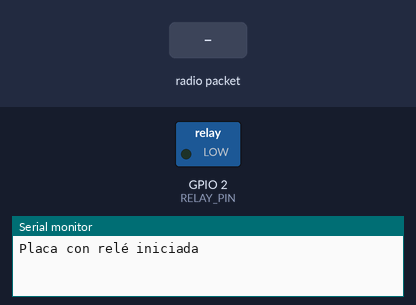
Recording of a sketch running on a simulated ESP32. Parts: switched loads named in the sketch (green lamp = pin HIGH), the last lines printed to the serial monitor. The test bench sets the inputs (shaded band).

Above: at 1.2 s.
1.3 s: radio packet "change" arrives
At 2.5 s:
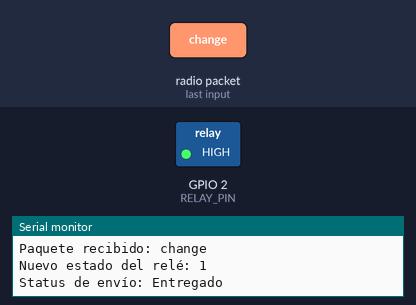
2.8 s: radio packet "hola" arrives
4.3 s: radio packet "1" arrives
Timing chart, 0 to 7.3 s (numbered marks = the images above; inputs shaded):
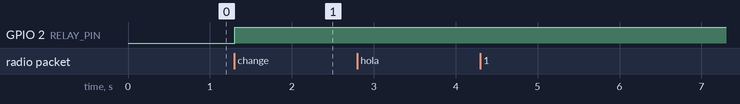

The sketch:

LoRaReceptor_SendEsp32now_v2.ino
```cpp
//heltec moto
#include <heltec.h>
#include <esp_now.h>
#include <WiFi.h>

#define BAND 868E6  // Frecuencia de LoRa
#define RELAY_PIN 2 // Pin del relé

bool relayState = false; // Estado inicial del relé
String mensajeRecibido = "";

// Dirección MAC (del nodo maestro) para comunicación ESP-NOW
uint8_t receiverMAC[] = {0xD8, 0x13, 0x2A, 0x2E, 0xDD, 0xD0}; //mac esp32

esp_now_peer_info_t peerInfo;

void OnDataSent(const uint8_t *mac_addr, esp_now_send_status_t status) {
  Serial.print("Status de envío: ");
  Serial.println(status == ESP_NOW_SEND_SUCCESS ? "Entregado" : "Falló");
}

void setup() {
  Serial.begin(115200);
  // Inicia LoRa (sin pantalla)
  Heltec.begin(false, true, true, true, BAND);

  pinMode(RELAY_PIN, OUTPUT);
  digitalWrite(RELAY_PIN, relayState);

  Serial.println("Placa con relé iniciada");
  LoRa.receive();

  // Inicialización de ESP-NOW
  WiFi.mode(WIFI_STA);
  if (esp_now_init() != ESP_OK) {
    Serial.println("Error al iniciar ESP-NOW");
    return;
  }
  esp_now_register_send_cb(OnDataSent);
  memcpy(peerInfo.peer_addr, receiverMAC, 6);
  peerInfo.channel = 0;
  peerInfo.encrypt = false;
  if (esp_now_add_peer(&peerInfo) != ESP_OK) {
    Serial.println("Error al agregar peer maestro");
    return;
  }
}

void loop() {
  int packetSize = LoRa.parsePacket();
  if (packetSize) {
    mensajeRecibido = "";
    while (LoRa.available()) {
      char c = (char)LoRa.read();
      mensajeRecibido += c;
    }
    Serial.print("Paquete recibido: ");
    Serial.println(mensajeRecibido);

    // Si se recibe "hola", se responde con "ok"
    if (mensajeRecibido == "hola") {
      Serial.println("Recibido 'hola'. Respondiendo con 'ok'");
      LoRa.beginPacket();
      LoRa.print("ok");
      LoRa.endPacket();

      // Medir RSSI del paquete recibido y, si está en el rango, apagar el relé
      int currentRSSI = LoRa.packetRssi();
      Serial.println("RSSI del paquete: " + String(currentRSSI) + " dBm");
      if (currentRSSI >= -200 && currentRSSI <= -110) {
        relayState = false;
        digitalWrite(RELAY_PIN, relayState);
        Serial.println("RSSI en rango. Relé apagado");

        // Comunicar el cambio vía LoRa (envío del nuevo estado)
        String estadoRele = String(relayState);
        LoRa.beginPacket();
        LoRa.print(estadoRele);
        LoRa.endPacket();

        // Comunicar el cambio vía ESP-NOW (envío de JSON)
        String jsonMessage = "{\"releState\":" + String(estadoRele) +
                             ",\"intL\":" + String(currentRSSI) + "}";
        esp_now_send(receiverMAC, (uint8_t *)jsonMessage.c_str(), jsonMessage.length());
      }
    }
    // Si se recibe "change", se procede a cambiar el estado (toggle)
    else if (mensajeRecibido == "change") {
      relayState = !relayState;
      digitalWrite(RELAY_PIN, relayState);
      Serial.print("Nuevo estado del relé: ");
      Serial.println(relayState);

      String estadoRele = String(relayState);
      LoRa.beginPacket();
      LoRa.print(estadoRele); //envio de estado rele a la banda lora enviar
      LoRa.endPacket();
      int currentRSSI = LoRa.packetRssi();
      String jsonMessage = "{\"releState\":" + String(estadoRele) +
                           ",\"intL\":" + String(currentRSSI) + "}";
      esp_now_send(receiverMAC, (uint8_t *)jsonMessage.c_str(), jsonMessage.length());
    }
  }
}
```

Measured:
- after the input at 1.3 s, GPIO 2 (RELAY_PIN): LOW → HIGH at once
